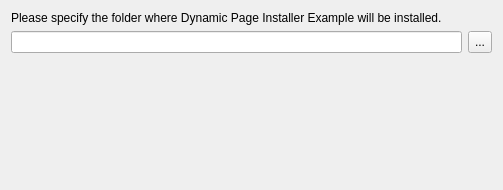
<?xml version="1.0" encoding="UTF-8"?>
<ui version="4.0">
 <class>TargetWidget</class>
 <widget class="QWidget" name="TargetWidget">
  <property name="geometry">
   <rect>
    <x>0</x>
    <y>0</y>
    <width>503</width>
    <height>190</height>
   </rect>
  </property>
  <property name="sizePolicy">
   <sizepolicy hsizetype="Preferred" vsizetype="Preferred">
    <horstretch>0</horstretch>
    <verstretch>0</verstretch>
   </sizepolicy>
  </property>
  <property name="minimumSize">
   <size>
    <width>0</width>
    <height>0</height>
   </size>
  </property>
  <property name="windowTitle">
   <string>Form</string>
  </property>
  <layout class="QVBoxLayout" name="verticalLayout">
   <item>
    <widget class="QLabel" name="label_2">
     <property name="text">
      <string>Please specify the folder where Dynamic Page Installer Example will be installed.</string>
     </property>
    </widget>
   </item>
   <item>
    <layout class="QHBoxLayout" name="horizontalLayout">
     <item>
      <widget class="QLineEdit" name="targetDirectory">
       <property name="readOnly">
        <bool>true</bool>
       </property>
      </widget>
     </item>
     <item>
      <widget class="QToolButton" name="targetChooser">
       <property name="sizePolicy">
        <sizepolicy hsizetype="Fixed" vsizetype="Preferred">
         <horstretch>0</horstretch>
         <verstretch>0</verstretch>
        </sizepolicy>
       </property>
       <property name="minimumSize">
        <size>
         <width>0</width>
         <height>0</height>
        </size>
       </property>
       <property name="text">
        <string>...</string>
       </property>
      </widget>
     </item>
    </layout>
   </item>
   <item>
    <spacer name="verticalSpacer">
     <property name="orientation">
      <enum>Qt::Vertical</enum>
     </property>
     <property name="sizeHint" stdset="0">
      <size>
       <width>20</width>
       <height>122</height>
      </size>
     </property>
    </spacer>
   </item>
  </layout>
 </widget>
 <resources/>
 <connections/>
</ui>
